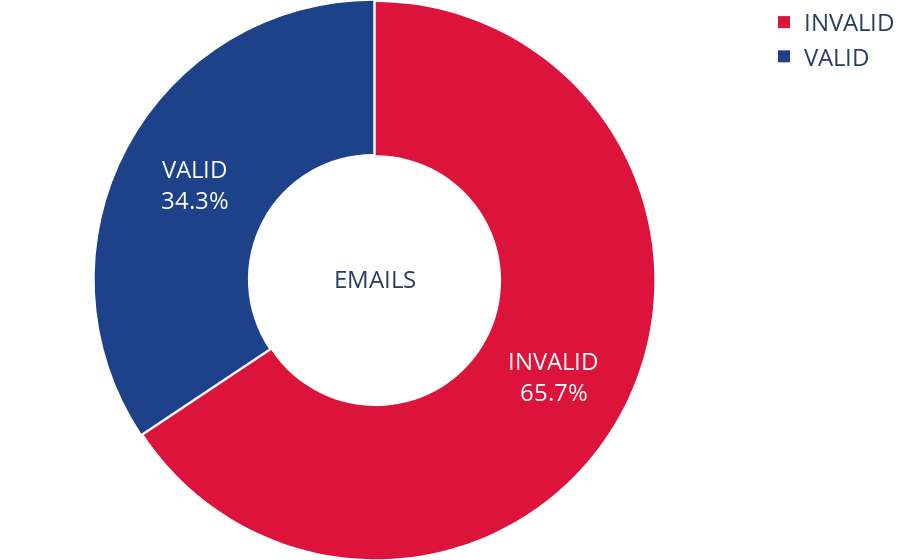

The notebook cell this image was saved under:
### Markdown cell above
## Email

### Code cell
import plotly.offline as offline
labels = ['INVALID', 'VALID']

##################################### EMAILS#############################################

values = [invalid_emails, valid_emails]
colors = ['crimson', 'rgb(29,66,138)'] # used by all donut charts below

#donut
# (1) create pie chart figure
fig = go.Figure(data=[go.Pie(
                                labels=labels, 
                                values=values, 
                                hole=.45, 
                                pull=0.005, 
                                title='EMAILS', 
                                marker_colors=colors)])
# (2) add text for different parts of the chart
fig.update_traces(text=labels)

# (3) style the chart: font, title and size of chart
fig.update_layout(
                    font={'size': 24},
                    title={'font': {'size': 24}},
                    margin=dict(t=0, b=0, l=0, r=0)
                    )

fig.show()

# (4) download image, saves in downloads folder by default
offline.plot(fig, image = 'png', image_filename='emails-donut_{}'.format(date))


# sleep so that image finishes to render and download before plot.html gets overwritten by next cell
import time

time.sleep(5)

### Figure 1 — Plotly figure (JSON) as saved in the notebook; plotly's stock layout.template omitted (floating-point values rounded to 4 significant figures)
{"data": [{"hole": 0.45, "labels": ["INVALID", "VALID"], "marker": {"colors": ["crimson", "rgb(29,66,138)"]}, "pull": 0.005, "text": ["INVALID", "VALID"], "title": {"text": "EMAILS"}, "type": "pie", "values": [77993, 40794]}], "layout": {"font": {"size": 24}, "margin": {"b": 0, "l": 0, "r": 0, "t": 0}, "title": {"font": {"size": 24}}}}
